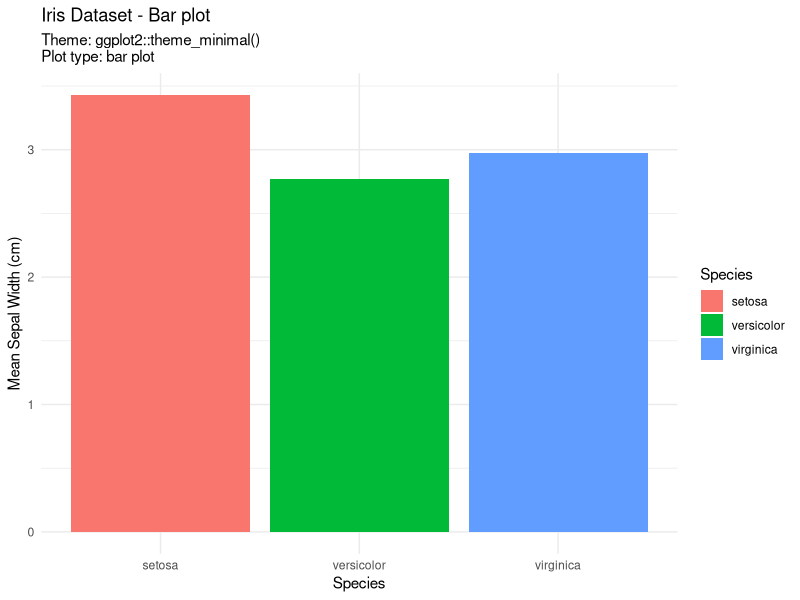
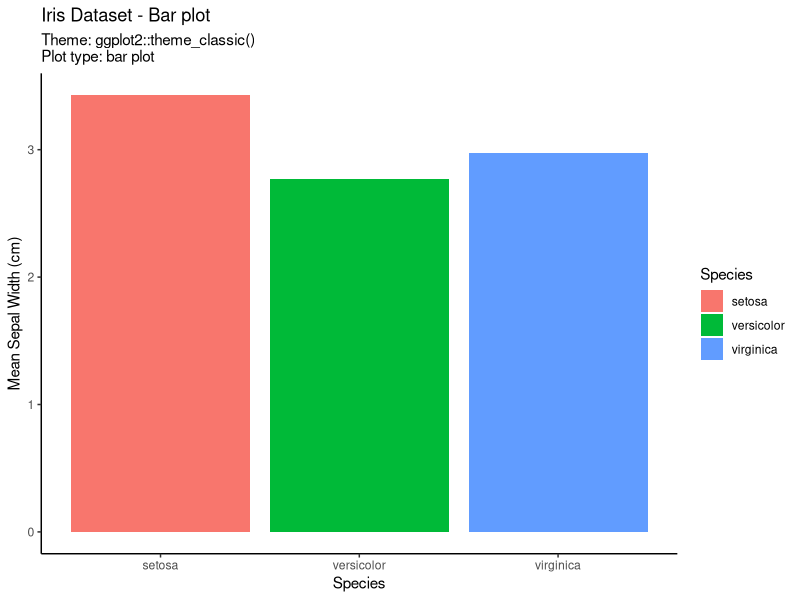
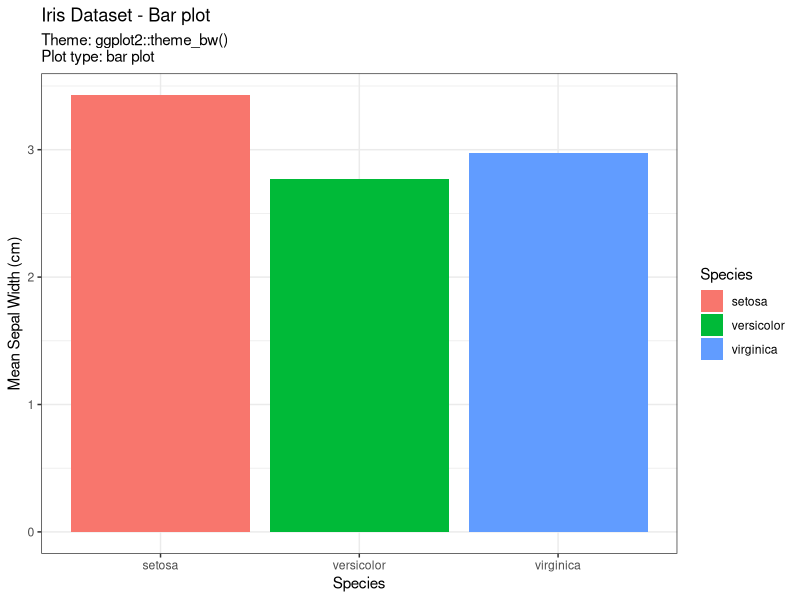
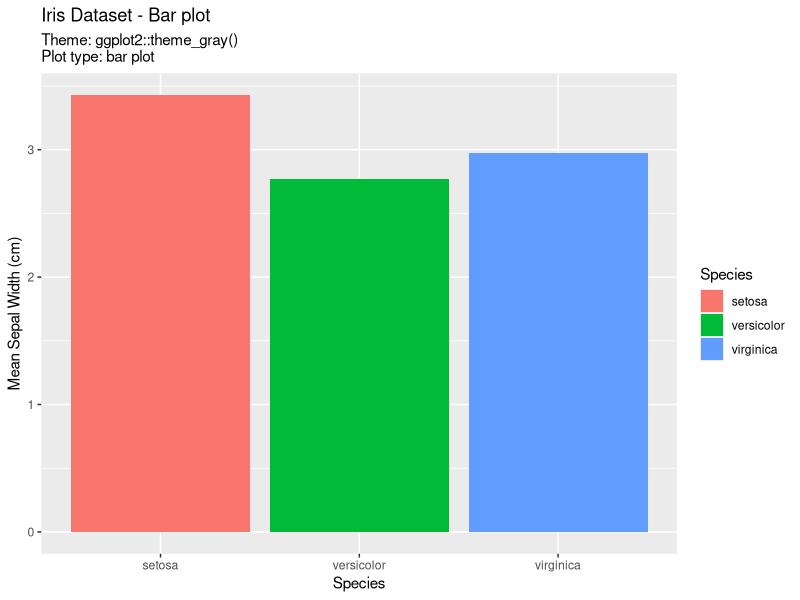
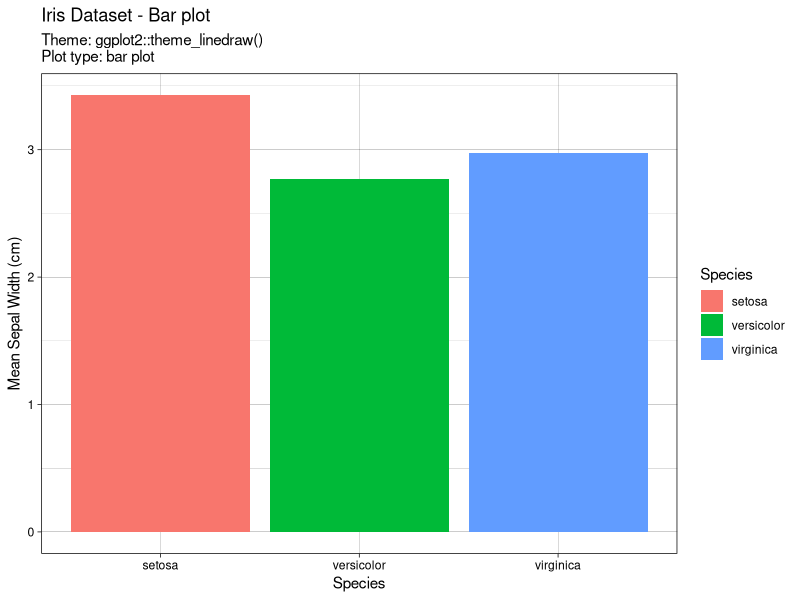
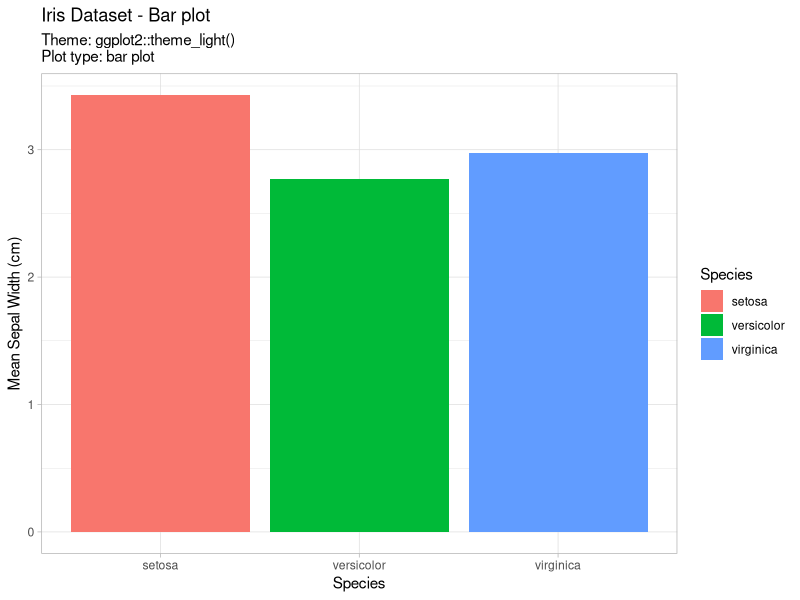
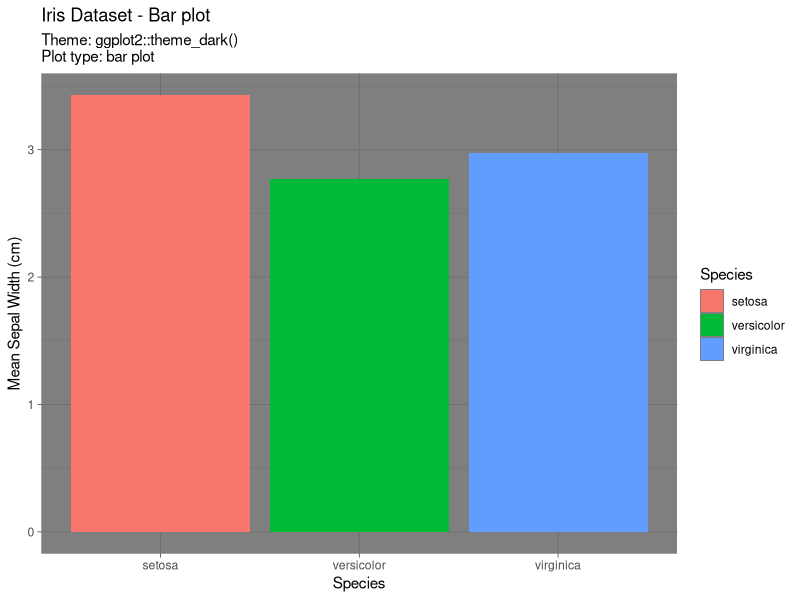
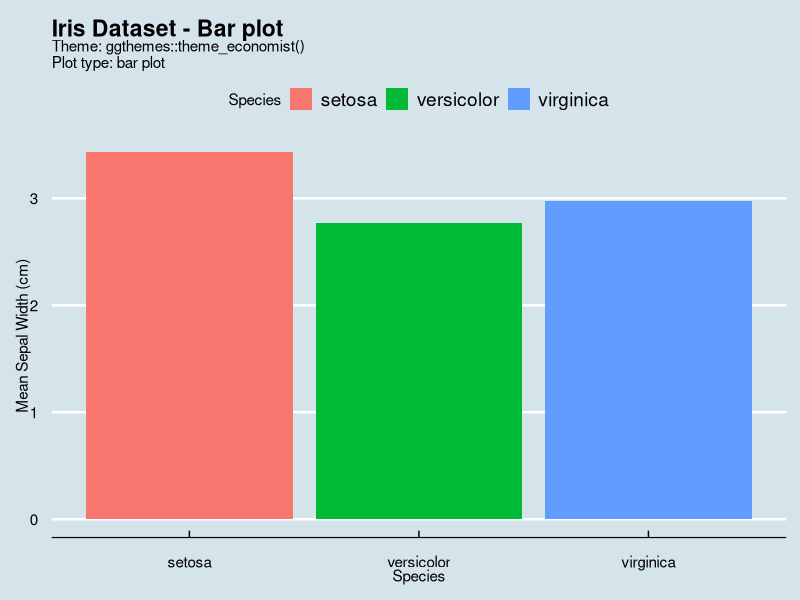

R code for these plots, in order:
## ---- chunk 1
# prettyjekyll::FormatPost("_knitr/generate-your-own-ggplot-gallery_20200508.Rmd")
## ---- chunk 2
#### Load packages ####
library(tidyverse)
library(ggthemes) # Optional - only for testing additional themes


#### Create base plots ####
## scatter plot
point_plot <-
  ggplot(iris, aes(x=jitter(Sepal.Width),
                   y=jitter(Sepal.Length),
                   col=Species)) +
  geom_point() +
  labs(x="Sepal Width (cm)",
       y="Sepal Length (cm)",
       col="Species",
       title="Iris Dataset - Scatter plot")

## bar plot
bar_plot <-
  iris %>%
  group_by(Species) %>%
  summarise(Sepal.Width = mean(Sepal.Width)) %>%
  ggplot(aes(x=Species, y=Sepal.Width, fill=Species)) +
  geom_col() +
  labs(x="Species",
       y="Mean Sepal Width (cm)",
       fill="Species",
       title="Iris Dataset - Bar plot")

## box plot
box_plot <- ggplot(iris,
                   aes(x=Species,
                       y=Sepal.Width,
                       fill=Species)) +
  geom_boxplot() +
  labs(x="Species",
       y="Sepal Width (cm)",
       fill="Species",
       title="Iris Dataset - Box plot")

## density plot
density_plot <-
  iris %>%
  ggplot(aes(x = Sepal.Length, fill = Species)) +
  geom_density() +
  facet_wrap(.~Species) +
  labs(x="Sepal Length (cm)",
       y="Density",
       fill="Species",
       title="Iris Dataset - Density plot")

#### Create iteration table ####
## Put all base plots in a list
plot_list <-
  list("bar plot" = bar_plot,
       "box plot" = box_plot,
       "scatter plot" = point_plot,
       "density plot" = density_plot)

## Convert list into a tibble
plot_base <-
  tibble(plot = plot_list,
         plot_names = names(plot_list))

## Put all themes to test in a named list
## names will be fed into subtitles
theme_list <-
  list("ggplot2::theme_minimal()" = theme_minimal(),
       "ggplot2::theme_classic()" = theme_classic(),
       "ggplot2::theme_bw()" = theme_bw(),
       "ggplot2::theme_gray()" = theme_gray(),
       "ggplot2::theme_linedraw()" = theme_linedraw(),
       "ggplot2::theme_light()" = theme_light(),
       "ggplot2::theme_dark()" = theme_dark(),
       "ggthemes::theme_economist()" = ggthemes::theme_economist(),
       "ggthemes::theme_economist_white()" = ggthemes::theme_economist_white(),
       "ggthemes::theme_calc()" = ggthemes::theme_calc(),
       "ggthemes::theme_clean()" = ggthemes::theme_clean(),
       "ggthemes::theme_excel()" = ggthemes::theme_excel(),
       "ggthemes::theme_excel_new()" = ggthemes::theme_excel_new(),
       "ggthemes::theme_few()" = ggthemes::theme_few(),
       "ggthemes::theme_fivethirtyeight()" = ggthemes::theme_fivethirtyeight(),
       "ggthemes::theme_foundation()" = ggthemes::theme_foundation(),
       "ggthemes::theme_gdocs()" = ggthemes::theme_gdocs(),
       "ggthemes::theme_hc()" = ggthemes::theme_hc(),
       "ggthemes::theme_igray()" = ggthemes::theme_igray(),
       "ggthemes::theme_solarized()" = ggthemes::theme_solarized(),
       "ggthemes::theme_solarized_2()" = ggthemes::theme_solarized_2(),
       "ggthemes::theme_solid()" = ggthemes::theme_solid(),
       "ggthemes::theme_stata()" = ggthemes::theme_stata(),
       "ggthemes::theme_tufte()" = ggthemes::theme_tufte(),
       "ggthemes::theme_wsj()" = ggthemes::theme_wsj())

## Convert list into a tibble
theme_base <-
  tibble(theme = theme_list,
         theme_names = names(theme_list))

plot_base
theme_base
## ---- chunk 3
## Create an iteration data frame
## Use `expand_grid()` to generate all combinations
## of themes and plots

all_combos <-
  expand_grid(plot_names = plot_base$plot_names,
              theme_names = theme_base$theme_names)
  
iter_df <-
  all_combos %>%
  left_join(plot_base, by = "plot_names") %>%
  left_join(theme_base, by = "theme_names") %>%
  select(theme_names, theme, plot_names, plot) # Reorder columns

iter_df
## ---- chunk 4
#### Run plots ####
## Use `pmap()` to run all the plots-theme combinations

## Create labels to be used as names for `plot_gallery`
iter_label <-
  paste0("Theme: ",
         iter_df$theme_names,
         "; Plot type: ",
         iter_df$plot_names)

## Create a list of plots
plot_gallery <-
  iter_df %>%
  pmap(function(theme_names, theme, plot_names, plot){
    
    label <- 
      paste0("Theme: ",
             theme_names,
             "\nPlot type: ",
             plot_names)

    output_plot <-
      plot +
      theme +
      labs(subtitle = label)
    
    return(output_plot)
  }) %>%
  set_names(iter_label)


plot_gallery
